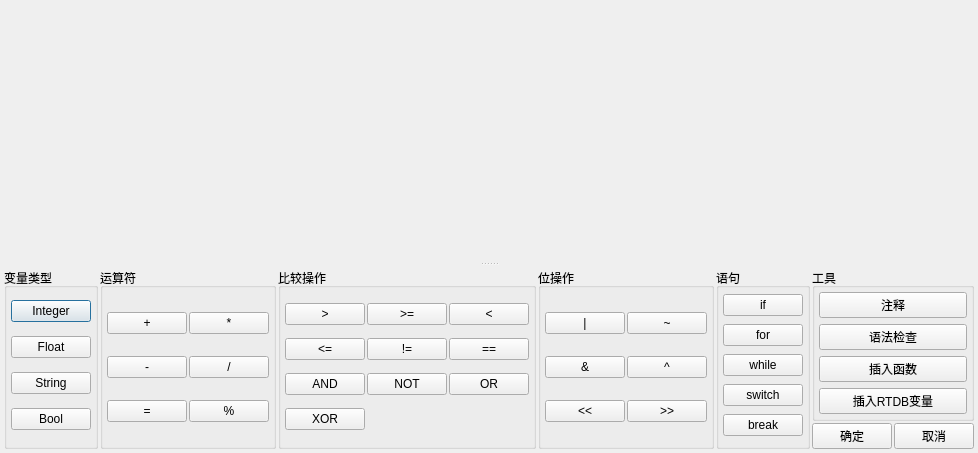
<?xml version="1.0" encoding="UTF-8"?>
<ui version="4.0">
 <class>ScriptPropertyEditorDlg</class>
 <widget class="QDialog" name="ScriptPropertyEditorDlg">
  <property name="geometry">
   <rect>
    <x>0</x>
    <y>0</y>
    <width>907</width>
    <height>438</height>
   </rect>
  </property>
  <property name="windowTitle">
   <string>Dialog</string>
  </property>
  <layout class="QVBoxLayout" name="verticalLayout_5">
   <property name="spacing">
    <number>4</number>
   </property>
   <property name="leftMargin">
    <number>2</number>
   </property>
   <property name="topMargin">
    <number>2</number>
   </property>
   <property name="rightMargin">
    <number>2</number>
   </property>
   <property name="bottomMargin">
    <number>2</number>
   </property>
   <item>
    <widget class="QSplitter" name="splitter">
     <property name="orientation">
      <enum>Qt::Vertical</enum>
     </property>
     <widget class="QWidget" name="widgetEditor" native="true">
      <property name="minimumSize">
       <size>
        <width>0</width>
        <height>260</height>
       </size>
      </property>
     </widget>
     <widget class="QWidget" name="widgetTool" native="true">
      <property name="maximumSize">
       <size>
        <width>16777215</width>
        <height>200</height>
       </size>
      </property>
      <layout class="QHBoxLayout" name="horizontalLayout_2">
       <property name="spacing">
        <number>2</number>
       </property>
       <property name="sizeConstraint">
        <enum>QLayout::SetNoConstraint</enum>
       </property>
       <property name="leftMargin">
        <number>2</number>
       </property>
       <property name="topMargin">
        <number>2</number>
       </property>
       <property name="rightMargin">
        <number>2</number>
       </property>
       <property name="bottomMargin">
        <number>2</number>
       </property>
       <item>
        <widget class="QGroupBox" name="groupBox">
         <property name="title">
          <string>变量类型</string>
         </property>
         <layout class="QGridLayout" name="gridLayout_4">
          <property name="leftMargin">
           <number>4</number>
          </property>
          <property name="topMargin">
           <number>4</number>
          </property>
          <property name="rightMargin">
           <number>4</number>
          </property>
          <property name="bottomMargin">
           <number>4</number>
          </property>
          <item row="0" column="0">
           <widget class="QPushButton" name="btnTypeInteger">
            <property name="text">
             <string>Integer</string>
            </property>
           </widget>
          </item>
          <item row="1" column="0">
           <widget class="QPushButton" name="btnTypeFloat">
            <property name="text">
             <string>Float</string>
            </property>
           </widget>
          </item>
          <item row="2" column="0">
           <widget class="QPushButton" name="btnTypeString">
            <property name="text">
             <string>String</string>
            </property>
           </widget>
          </item>
          <item row="3" column="0">
           <widget class="QPushButton" name="btnTypeBool">
            <property name="text">
             <string>Bool</string>
            </property>
           </widget>
          </item>
         </layout>
        </widget>
       </item>
       <item>
        <widget class="QGroupBox" name="groupBox_2">
         <property name="title">
          <string>运算符</string>
         </property>
         <layout class="QGridLayout" name="gridLayout">
          <property name="sizeConstraint">
           <enum>QLayout::SetNoConstraint</enum>
          </property>
          <property name="leftMargin">
           <number>4</number>
          </property>
          <property name="topMargin">
           <number>4</number>
          </property>
          <property name="rightMargin">
           <number>4</number>
          </property>
          <property name="bottomMargin">
           <number>4</number>
          </property>
          <property name="spacing">
           <number>2</number>
          </property>
          <item row="0" column="0">
           <widget class="QPushButton" name="btnOptAdd">
            <property name="text">
             <string>+</string>
            </property>
           </widget>
          </item>
          <item row="0" column="1">
           <widget class="QPushButton" name="btnOptMul">
            <property name="text">
             <string>*</string>
            </property>
           </widget>
          </item>
          <item row="1" column="0">
           <widget class="QPushButton" name="btnOptSub">
            <property name="text">
             <string>-</string>
            </property>
           </widget>
          </item>
          <item row="1" column="1">
           <widget class="QPushButton" name="btnOptDiv">
            <property name="text">
             <string>/</string>
            </property>
           </widget>
          </item>
          <item row="2" column="0">
           <widget class="QPushButton" name="btnOptAssign">
            <property name="text">
             <string>=</string>
            </property>
           </widget>
          </item>
          <item row="2" column="1">
           <widget class="QPushButton" name="btnOptMod">
            <property name="text">
             <string>%</string>
            </property>
           </widget>
          </item>
         </layout>
        </widget>
       </item>
       <item>
        <widget class="QGroupBox" name="groupBox_3">
         <property name="title">
          <string>比较操作</string>
         </property>
         <layout class="QGridLayout" name="gridLayout_2">
          <property name="sizeConstraint">
           <enum>QLayout::SetNoConstraint</enum>
          </property>
          <property name="leftMargin">
           <number>4</number>
          </property>
          <property name="topMargin">
           <number>4</number>
          </property>
          <property name="rightMargin">
           <number>4</number>
          </property>
          <property name="bottomMargin">
           <number>4</number>
          </property>
          <property name="spacing">
           <number>2</number>
          </property>
          <item row="0" column="0">
           <widget class="QPushButton" name="btnCmpGt">
            <property name="text">
             <string>&gt;</string>
            </property>
           </widget>
          </item>
          <item row="0" column="1">
           <widget class="QPushButton" name="btnCmpGE">
            <property name="text">
             <string>&gt;=</string>
            </property>
           </widget>
          </item>
          <item row="0" column="2">
           <widget class="QPushButton" name="btnCmpLt">
            <property name="text">
             <string>&lt;</string>
            </property>
           </widget>
          </item>
          <item row="1" column="0">
           <widget class="QPushButton" name="btnCmpLe">
            <property name="text">
             <string>&lt;=</string>
            </property>
           </widget>
          </item>
          <item row="1" column="1">
           <widget class="QPushButton" name="btnCmpNeq">
            <property name="text">
             <string>!=</string>
            </property>
           </widget>
          </item>
          <item row="1" column="2">
           <widget class="QPushButton" name="btnCmpEq">
            <property name="text">
             <string>==</string>
            </property>
           </widget>
          </item>
          <item row="2" column="0">
           <widget class="QPushButton" name="btnCmpAnd">
            <property name="text">
             <string>AND</string>
            </property>
           </widget>
          </item>
          <item row="2" column="1">
           <widget class="QPushButton" name="btnCmpNot">
            <property name="text">
             <string>NOT</string>
            </property>
           </widget>
          </item>
          <item row="2" column="2">
           <widget class="QPushButton" name="btnCmpOr">
            <property name="text">
             <string>OR</string>
            </property>
           </widget>
          </item>
          <item row="3" column="0">
           <widget class="QPushButton" name="btnCmpXor">
            <property name="text">
             <string>XOR</string>
            </property>
           </widget>
          </item>
         </layout>
        </widget>
       </item>
       <item>
        <widget class="QGroupBox" name="groupBox_4">
         <property name="title">
          <string>位操作</string>
         </property>
         <layout class="QGridLayout" name="gridLayout_3">
          <property name="sizeConstraint">
           <enum>QLayout::SetNoConstraint</enum>
          </property>
          <property name="leftMargin">
           <number>4</number>
          </property>
          <property name="topMargin">
           <number>4</number>
          </property>
          <property name="rightMargin">
           <number>4</number>
          </property>
          <property name="bottomMargin">
           <number>4</number>
          </property>
          <property name="spacing">
           <number>2</number>
          </property>
          <item row="0" column="0">
           <widget class="QPushButton" name="btnBitoptOr">
            <property name="text">
             <string>|</string>
            </property>
           </widget>
          </item>
          <item row="0" column="1">
           <widget class="QPushButton" name="btnBitoptInv">
            <property name="text">
             <string>~</string>
            </property>
           </widget>
          </item>
          <item row="1" column="0">
           <widget class="QPushButton" name="btnBitoptAnd">
            <property name="text">
             <string>&amp;&amp;</string>
            </property>
           </widget>
          </item>
          <item row="1" column="1">
           <widget class="QPushButton" name="btnBitoptXor">
            <property name="text">
             <string>^</string>
            </property>
           </widget>
          </item>
          <item row="2" column="0">
           <widget class="QPushButton" name="btnBitoptLShift">
            <property name="text">
             <string>&lt;&lt;</string>
            </property>
           </widget>
          </item>
          <item row="2" column="1">
           <widget class="QPushButton" name="btnBitoptRShift">
            <property name="text">
             <string>&gt;&gt;</string>
            </property>
           </widget>
          </item>
         </layout>
        </widget>
       </item>
       <item>
        <widget class="QGroupBox" name="groupBox_5">
         <property name="title">
          <string>语句</string>
         </property>
         <layout class="QGridLayout" name="gridLayout_5">
          <property name="sizeConstraint">
           <enum>QLayout::SetNoConstraint</enum>
          </property>
          <property name="leftMargin">
           <number>4</number>
          </property>
          <property name="topMargin">
           <number>4</number>
          </property>
          <property name="rightMargin">
           <number>4</number>
          </property>
          <property name="bottomMargin">
           <number>4</number>
          </property>
          <item row="0" column="0">
           <widget class="QPushButton" name="btnStatementIf">
            <property name="text">
             <string>if</string>
            </property>
           </widget>
          </item>
          <item row="1" column="0">
           <widget class="QPushButton" name="btnStatementFor">
            <property name="text">
             <string>for</string>
            </property>
           </widget>
          </item>
          <item row="2" column="0">
           <widget class="QPushButton" name="btnStatementWhile">
            <property name="text">
             <string>while</string>
            </property>
           </widget>
          </item>
          <item row="3" column="0">
           <widget class="QPushButton" name="btnStatementSwitch">
            <property name="text">
             <string>switch</string>
            </property>
           </widget>
          </item>
          <item row="4" column="0">
           <widget class="QPushButton" name="btnStatementBreak">
            <property name="text">
             <string>break</string>
            </property>
           </widget>
          </item>
         </layout>
        </widget>
       </item>
       <item>
        <layout class="QVBoxLayout" name="verticalLayout_4">
         <item>
          <widget class="QGroupBox" name="groupBox_6">
           <property name="title">
            <string>工具</string>
           </property>
           <layout class="QGridLayout" name="gridLayout_6">
            <property name="sizeConstraint">
             <enum>QLayout::SetDefaultConstraint</enum>
            </property>
            <property name="leftMargin">
             <number>4</number>
            </property>
            <property name="topMargin">
             <number>4</number>
            </property>
            <property name="rightMargin">
             <number>4</number>
            </property>
            <property name="bottomMargin">
             <number>4</number>
            </property>
            <item row="0" column="0">
             <widget class="QPushButton" name="btnToolComment">
              <property name="text">
               <string>注释</string>
              </property>
             </widget>
            </item>
            <item row="1" column="0">
             <widget class="QPushButton" name="btnToolSyntaxcheck">
              <property name="text">
               <string>语法检查</string>
              </property>
             </widget>
            </item>
            <item row="2" column="0">
             <widget class="QPushButton" name="btnToolFunc">
              <property name="text">
               <string>插入函数</string>
              </property>
             </widget>
            </item>
            <item row="3" column="0">
             <widget class="QPushButton" name="btnToolRtdb">
              <property name="text">
               <string>插入RTDB变量</string>
              </property>
             </widget>
            </item>
           </layout>
          </widget>
         </item>
         <item>
          <layout class="QHBoxLayout" name="horizontalLayout">
           <property name="spacing">
            <number>2</number>
           </property>
           <property name="sizeConstraint">
            <enum>QLayout::SetDefaultConstraint</enum>
           </property>
           <item>
            <widget class="QPushButton" name="btnOk">
             <property name="text">
              <string>确定</string>
             </property>
            </widget>
           </item>
           <item>
            <widget class="QPushButton" name="btnCancel">
             <property name="text">
              <string>取消</string>
             </property>
            </widget>
           </item>
          </layout>
         </item>
        </layout>
       </item>
      </layout>
     </widget>
    </widget>
   </item>
  </layout>
 </widget>
 <resources/>
 <connections/>
</ui>
